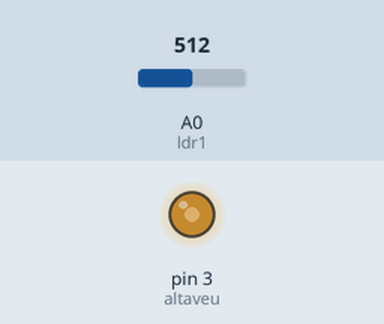
Recording of a sketch running on a simulated Arduino Uno, built with avr-gcc and run on an emulated ATmega328P. Shown: output pins drawn as LEDs (lit = HIGH). The test bench sets the inputs (shaded band); at power-on: A0 (ldr1) = 512.

Above: at 1.2 s.
1.3 s: A0 (ldr1) set to 716
At 2.5 s:
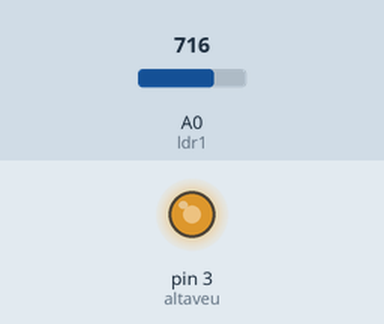
2.8 s: A0 (ldr1) set to 900
At 3.9 s:
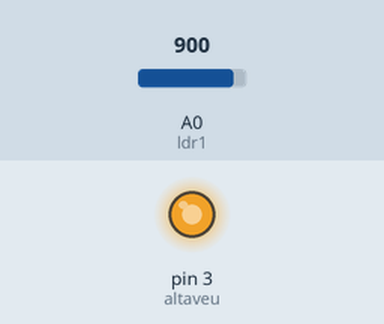
4.3 s: A0 (ldr1) set to 122
At 5.0 s:
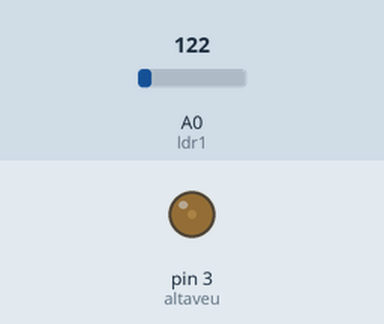
5.8 s: A0 (ldr1) set to 0
At 6.1 s:
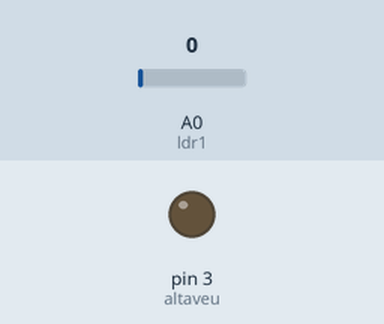
7.3 s: A0 (ldr1) set to 511
At 8.5 s:
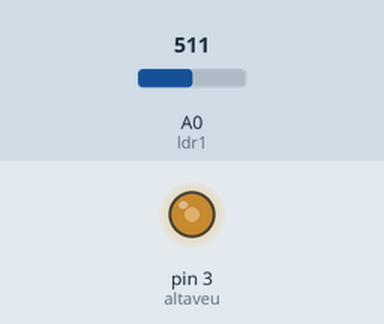
Timing chart, 0 to 9.8 s (numbered marks = the images above; inputs shaded):
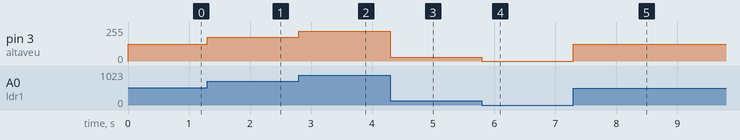

The sketch:

avisador_acustic.ino
```cpp
const int altaveu=3;
const int ldr1=A0;
int vldr;

void setup()
{
  pinMode (altaveu,OUTPUT);
  pinMode (ldr1,INPUT);
}
void loop()
{
  vldr=analogRead(ldr1);
  vldr=map(vldr,0,1023,0,255);
  analogWrite(altaveu,vldr);
}
```

Measured:
- after the input at 1.3 s, pin 3 (altaveu): 127/255 → 178/255 at once
- after the input at 2.8 s, pin 3 (altaveu): 178/255 → 224/255 at once
- after the input at 4.3 s, pin 3 (altaveu): 224/255 → 30/255 at once
- after the input at 5.8 s, pin 3 (altaveu): 30/255 → 0/255 at once
- after the input at 7.3 s, pin 3 (altaveu): 0/255 → 127/255 at once
